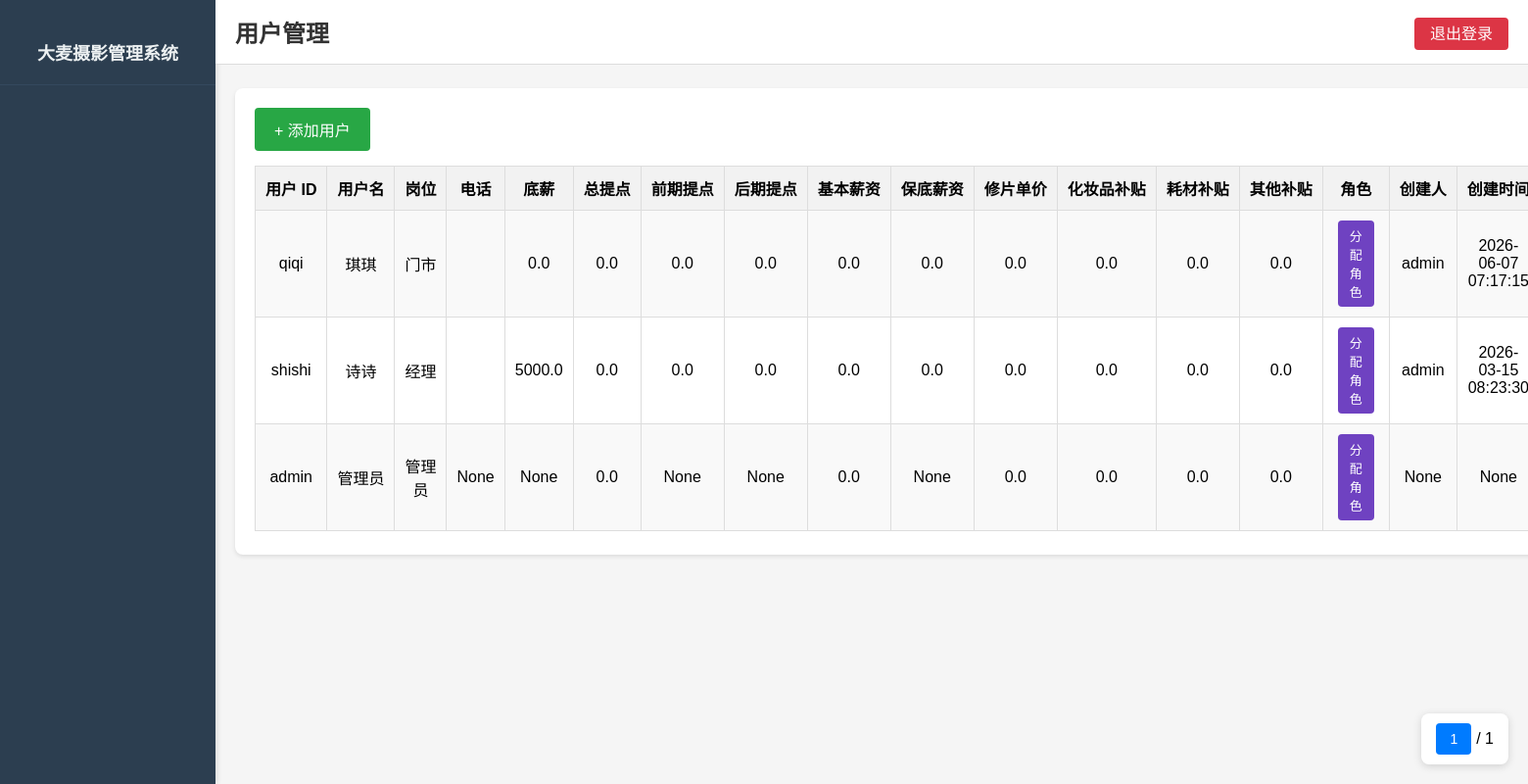
Before: /user_management (signed in) with the older database file.
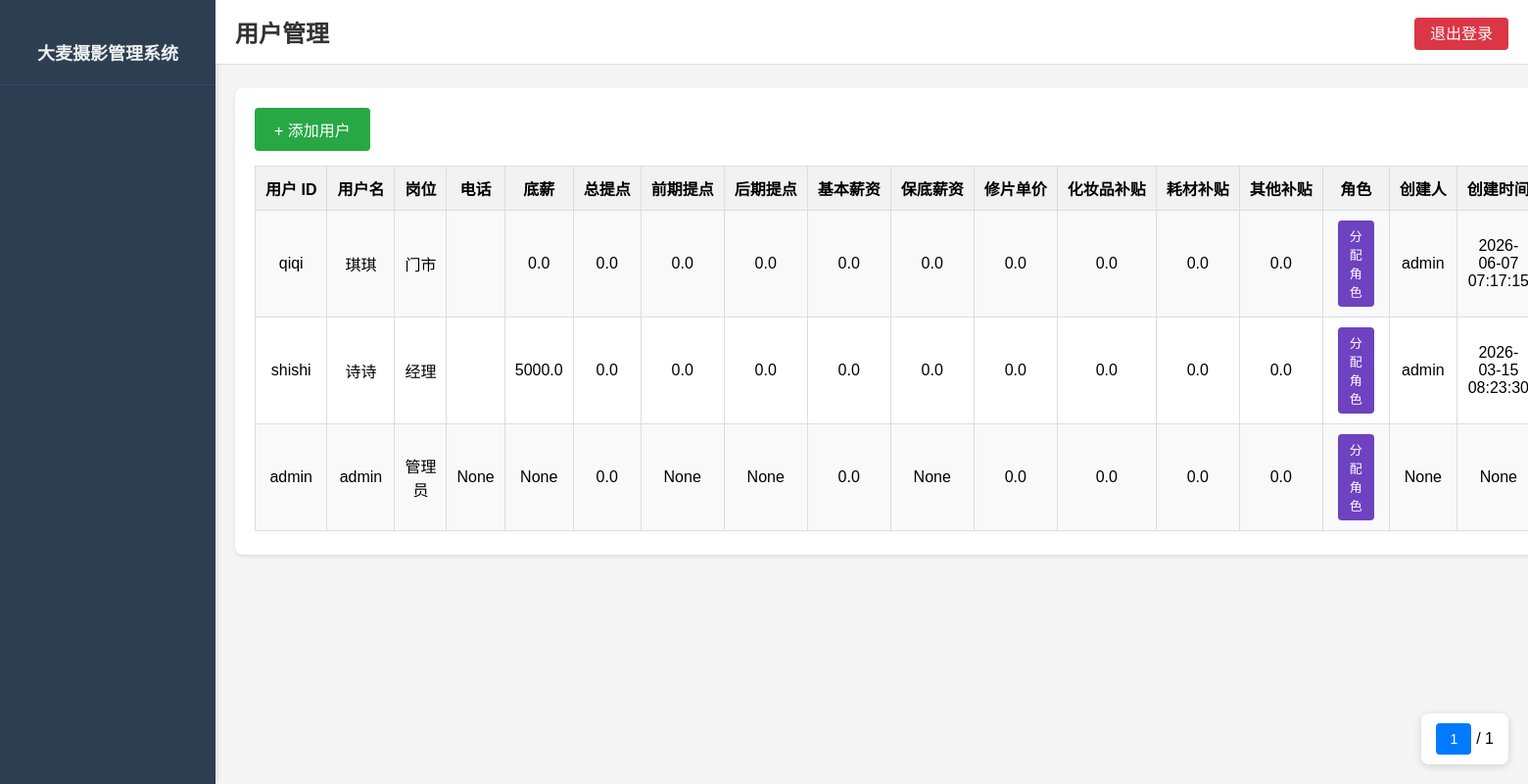
After: the same page with the newer database file.
### database.py (models this page shows)
class User(db.Model):
    __tablename__ = 'user'
    userid = db.Column(db.String(20), primary_key=True)
    username = db.Column(db.String(20), nullable=False)
    password = db.Column(db.String(256), nullable=False)  # 增加长度以存储哈希密码
    position = db.Column(db.String(50))  # 岗位
    phone = db.Column(db.String(16))
    address = db.Column(db.String(100))  # 地址
    basic_salary = db.Column(db.Float)  # 底薪
    total_rate = db.Column(db.Float)  # 总提点
    pre_sales_rate = db.Column(db.Float)  # 前期提点率
    post_sales_rate = db.Column(db.Float)  # 后期提点率
    base_salary = db.Column(db.Float)  # 基本薪资
    guaranteed_salary = db.Column(db.Float)  # 保底薪资
    photo_price = db.Column(db.Float)  # 单张修片价格
    makeup_subsidy = db.Column(db.Float)  # 化妆品补贴
    material_subsidy = db.Column(db.Float)  # 耗材补贴
    other_subsidy = db.Column(db.Float)  # 其他补贴
    created_by = db.Column(db.String(20))  # 创建人，默认为 'admin'
    created_time = db.Column(db.DateTime, default=datetime.utcnow().replace(microsecond=0))  # 创建时间，默认为当前时间
    roles = db.relationship('Role', secondary='user_role', backref=db.backref('users', lazy='dynamic'))

### app.py (the view)
@app.route('/user_management')
def user_management():
    if 'userid' in session:
        page = request.args.get('page', 1, type=int)
        per_page = 10
        users = User.query.order_by(desc(User.created_time)).paginate(page=page, per_page=per_page)
        return render_template('user_management.html', users=users)
    else:
        return redirect(url_for('login'))

### templates/user_management.html (shortened to what this page needs)
<!DOCTYPE html>
<html lang="zh-CN">
<head>
</head>
<body>
    <div class="sidebar">
        <div class="sidebar-header">
            <h2>大麦摄影管理系统</h2>
        </div>
    </div>
    <div class="main-content">
        <div class="top-bar">
            <h1>用户管理</h1>
            <div class="logout-button">
                <a href="{{ url_for('logout') }}">退出登录</a>
            </div>
        </div>
        <div class="content-card">
            <a href="{{ url_for('add_user_page') }}" class="add-btn">+ 添加用户</a>
            <div class="table-wrapper">
                <div class="table-container">
                    <table>
                        <tr>
                            <th>用户 ID</th>
                            <th>用户名</th>
                            <th>岗位</th>
                            <th>电话</th>
                            <th>底薪</th>
                            <th>总提点</th>
                            <th>前期提点</th>
                            <th>后期提点</th>
                            <th>基本薪资</th>
                            <th>保底薪资</th>
                            <th>修片单价</th>
                            <th>化妆品补贴</th>
                            <th>耗材补贴</th>
                            <th>其他补贴</th>
                            <th>角色</th>
                            <th>创建人</th>
                            <th>创建时间</th>
                        </tr>
                        {% for user in users %}
                        <tr>
                            <td>{{ user.userid }}</td>
                            <td>{{ user.username }}</td>
                            <td>{{ user.position }}</td>
                            <td>{{ user.phone }}</td>
                            <td>{{ user.basic_salary }}</td>
                            <td>{{ user.total_rate }}</td>
                            <td>{{ user.pre_sales_rate }}</td>
                            <td>{{ user.post_sales_rate }}</td>
                            <td>{{ user.base_salary }}</td>
                            <td>{{ user.guaranteed_salary }}</td>
                            <td>{{ user.photo_price }}</td>
                            <td>{{ user.makeup_subsidy }}</td>
                            <td>{{ user.material_subsidy }}</td>
                            <td>{{ user.other_subsidy }}</td>
                            <td>
                                <button onclick="openRoleAssignModal('{{ user.userid }}', '{{ user.username }}')" class="action-btn assign-btn" style="background-color: #6f42c1; color: white;">分配角色</button>
                            </td>
                            <td>{{ user.created_by }}</td>
                            <td>{{ user.created_time }}</td>
                        </tr>
                        {% endfor %}
                    </table>
                </div>
            </div>
            <div class="pagination-fixed">
                <div class="pagination">
                    <span class="current-page">{{ users.page }}</span>
                    / {{ users.pages }}
                </div>
            </div>
        </div>
    </div>
</body>
</html>

### templates/user_management.html (style rules this page uses)
* { margin: 0; padding: 0; box-sizing: border-box; }
body { font-family: Arial, sans-serif; background-color: #f5f5f5; display: flex; min-height: 100vh; }
.sidebar { width: 220px; background-color: #2c3e50; color: white; padding: 20px 0; position: fixed; height: 100vh; overflow-y: auto; box-shadow: 2px 0 5px rgba(0, 0, 0, 0.1); }
.sidebar-header { text-align: center; padding: 20px; border-bottom: 1px solid #34495e; margin-bottom: 20px; }
.sidebar-header h2 { font-size: 18px; color: #ecf0f1; }
.main-content { margin-left: 220px; padding: 20px; min-height: 100vh; }
.top-bar { display: flex; justify-content: space-between; align-items: center; position: fixed; left: 220px; right: 0; top: 0; padding: 15px 20px; background-color: white; border-bottom: 1px solid #ddd; z-index: 99; }
.top-bar h1 { font-size: 24px; color: #333; margin: 0; }
.logout-button a { background-color: #dc3545; color: white; padding: 8px 16px; border-radius: 4px; text-decoration: none; transition: background-color 0.3s ease; }
.content-card { margin-top: 70px; background-color: white; border-radius: 8px; padding: 20px; box-shadow: 0 2px 4px rgba(0, 0, 0, 0.1); }
.add-btn { display: inline-block; background-color: #28a745; color: white; padding: 10px 20px; border-radius: 4px; text-decoration: none; margin-bottom: 15px; transition: background-color 0.3s ease; }
table { border-collapse: collapse; width: 100%; background-color: white; }
th, td { border: 1px solid #ddd; padding: 10px; text-align: center; }
th { background-color: #f2f2f2; font-weight: bold; }
tr:nth-child(even) { background-color: #f9f9f9; }
a { text-decoration: none; color: #007bff; transition: color 0.3s ease; }
.action-btn { margin: 0 5px; padding: 5px 10px; border-radius: 4px; text-decoration: none; }
.pagination-fixed { position: fixed; bottom: 20px; right: 20px; background-color: white; padding: 10px 15px; border-radius: 8px; box-shadow: 0 2px 8px rgba(0, 0, 0, 0.15); z-index: 98; }
.pagination { display: inline-flex; align-items: center; gap: 5px; }
.pagination .current-page { padding: 8px 14px; background-color: #007bff; color: white; border-radius: 4px; font-size: 14px; }
.table-wrapper { position: relative; width: 100%; overflow-x: auto; overflow-y: visible; }
.table-container { display: inline-block; width: 100%; min-width: 1400px; position: relative; }
th { background-color: #f2f2f2; font-weight: bold; white-space: nowrap; position: sticky; top: 0; z-index: 3; }
.assign-btn { padding: 6px 12px; border-radius: 4px; border: none; cursor: pointer; font-size: 13px; transition: all 0.3s ease; }

Changed rows visible on the page:
changed User "管理员": username "管理员" → "admin"
